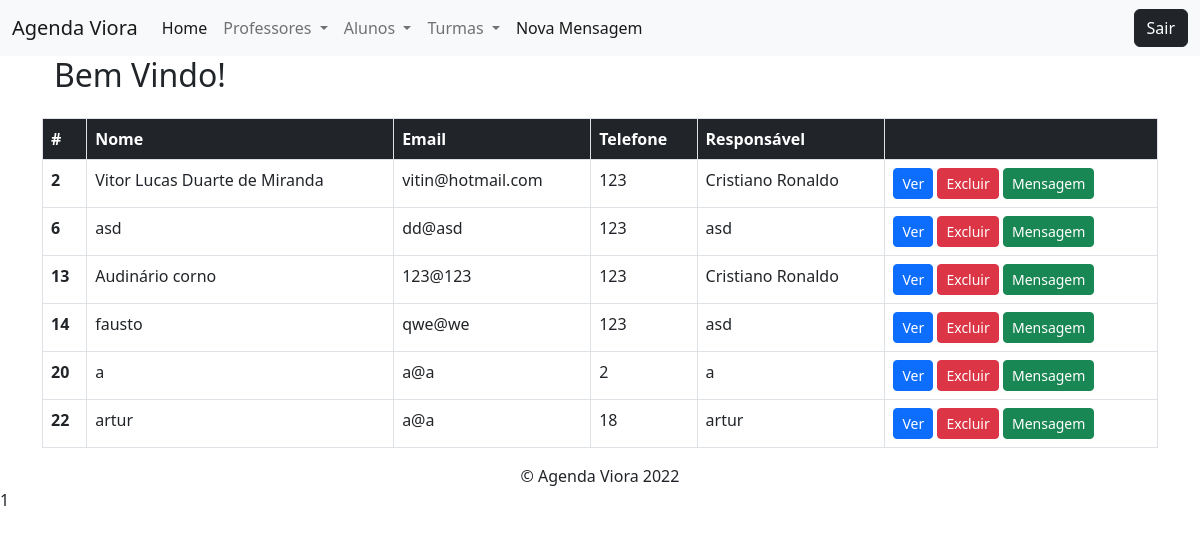
The page /modulos/aluno_turma/listar.php on the database as committed earlier.
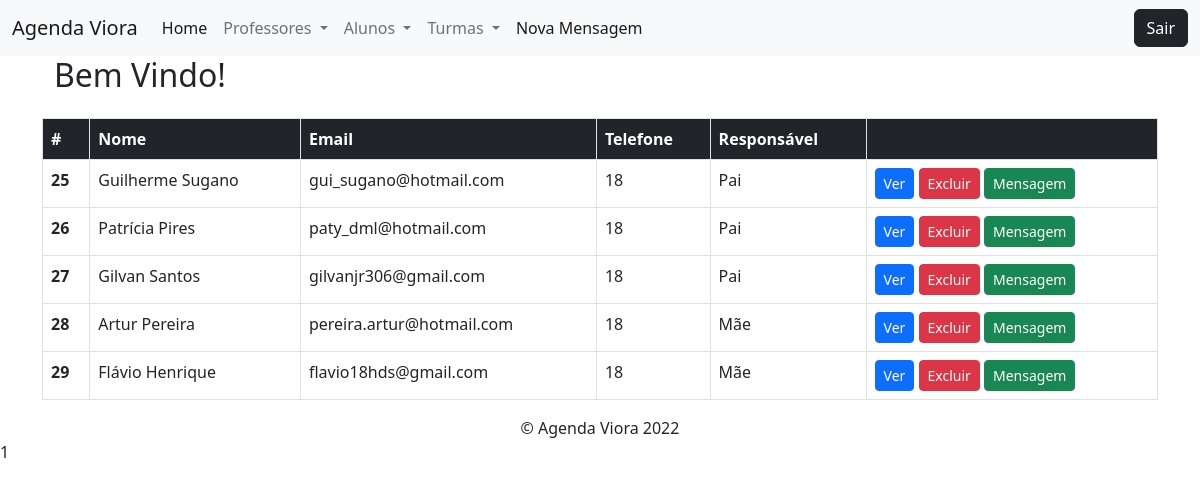
The same page on the database as committed later.
### tables this page shows
CREATE TABLE `aluno` (
  `ID` int(8) NOT NULL,
  `nome` text NOT NULL,
  `email` varchar(50) NOT NULL,
  `email_sec` varchar(50) NOT NULL,
  `email_inst` varchar(50) NOT NULL,
  `telefone` bigint(20) NOT NULL,
  `telefone_sec` bigint(20) NOT NULL,
  `responsavel` text NOT NULL,
  `responsavel_sec` text NOT NULL,
  `senha` varchar(40) NOT NULL,
  `senha_conf` varchar(40) NOT NULL
);

### funcoes/conexao.php (called while the page is built, shortened)
<?php
    function retornaDados($sql)
    {
        $conexao = $GLOBALS['conexaoBanco'];
        $resposta = $conexao->query($sql);
        return $resposta->fetchAll();
    }

### config.php (called while the page is built, shortened)
<?php
    include_once path('funcoes/conexao.php');
    function path($file)
    {
        return ROOT_DIR . '/' . $file;
    }

### modulos/aluno_turma/listar.php (the view, shortened to what this page needs)
<?php
include_once "../../config.php";
?>
<!DOCTYPE html>
<html lang="pt-BR">
<?php include_once path('templates/head.php') ?>
<body>
    <?php include_once path('templates/barra_navegacao.php') ?>
    <div class="container" id="lateral2">
        <?php
        $sql = "SELECT * FROM aluno";
        $aluno = retornaDados($sql);
        ?>
        <table class="table">
            <div class="container" id="lateral2">
            <h2>Bem Vindo!</h2>
            </div>
            <div class="container-fluid">
                <table class="table table-bordered ">
                    <thead>
                        <tr class="bg-dark text-white">
                            <th scope="col">#</th>
                            <th scope="col">Nome</th>
                            <th scope="col">Email</th>
                            <th scope="col">Telefone</th>
                            <th scope="col">Responsável</th>
                            <th scope="col"></th>
                        </tr>
                    </thead>
                    <tbody>
                <?php foreach ($aluno as $aluno) { ?>
                    <tr>
                        <th scope="row"><?= $aluno['ID'] ?></th>
                        <td><?= $aluno['nome'] ?></td>
                        <td><?= $aluno['email'] ?></td>
                        <td><?= $aluno['telefone'] ?></td>
                        <td><?= $aluno['responsavel'] ?></td>
                        <td>
                        <a class="btn btn-sm btn-primary" href="visualizar.php?id=<?= $aluno['ID'] ?>">Ver</a>
                        <a class="btn btn-sm btn-danger" href="deletar.php?ID=<?= $aluno['ID'] ?>">Excluir</a>
                        <a class="btn btn-sm btn-success" href="../mensagem/msg.php?ID=<?= $aluno['ID'] ?>">Mensagem</a>
                    </td>
                    </tr>
                <?php } ?>
            </tbody>
                </table>
            </div>
            <?= include_once path('templates/footer.php'); ?>
        </table>
    </div>
</body>
</html>

Rows that differ between the two databases and show on the page:
removed aluno: ID "2", nome "Vitor Lucas Duarte de Miranda", email "vitin@hotmail.com", telefone "123", responsavel "Cristiano Ronaldo"
removed aluno: ID "6", nome "asd", email "dd@asd", telefone "123", responsavel "asd"
removed aluno: ID "13", nome "Audinário corno", email "123@123", telefone "123", responsavel "Cristiano Ronaldo"
removed aluno: ID "14", nome "fausto", email "qwe@we", telefone "123", responsavel "asd"
removed aluno: ID "20", nome "a", email "a@a", telefone "2", responsavel "a"
removed aluno: ID "22", nome "artur", email "a@a", telefone "18", responsavel "artur"
added aluno: ID "25", nome "Guilherme Sugano", email "gui_sugano@hotmail.com", telefone "18", responsavel "Pai"
added aluno: ID "26", nome "Patrícia Pires", email "paty_dml@hotmail.com", telefone "18", responsavel "Pai"
added aluno: ID "27", nome "Gilvan Santos", email "gilvanjr306@gmail.com", telefone "18", responsavel "Pai"
added aluno: ID "28", nome "Artur Pereira", email "pereira.artur@hotmail.com", telefone "18", responsavel "Mãe"
added aluno: ID "29", nome "Flávio Henrique", email "flavio18hds@gmail.com", telefone "18", responsavel "Mãe"
